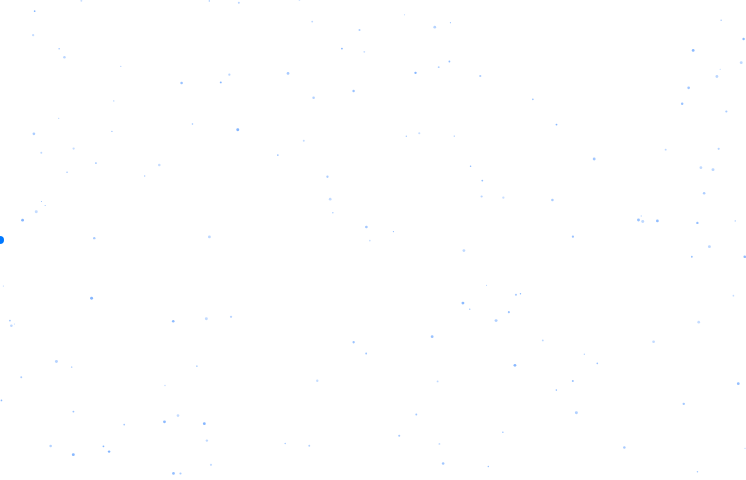
Frame 1 (no input)
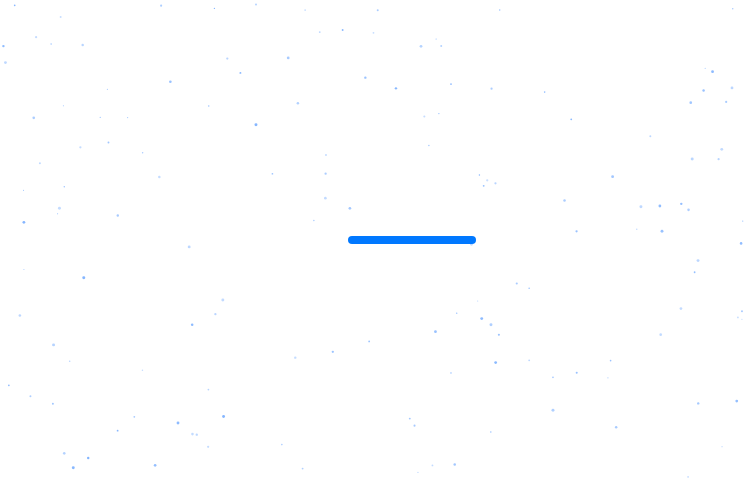
Frame 60 (no input)
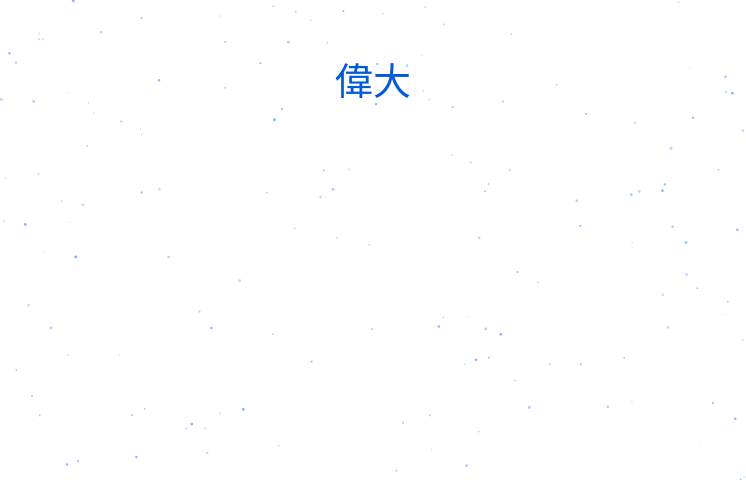
Frame 120 (the mouse pressed at the canvas centre since frame 60)

The p5.js sketch that drew these frames (run headless with seeded random() and noise() and a simulated clock; from frame 60 on, the mouse is pressed at the canvas centre):

// p5.js sketch
// ── sketch.js
const W = 746;
const H = 480;

let lightX = -120;
let scene = 0;
let ringAngle = 0;
let logoScale = 0;
let footerAlpha = 0;

const slogan = "偉大なる平凡人たれ";
let textCount = 0;

let particles = [];

function setup(){

  createCanvas(W,H);

  textAlign(CENTER,CENTER);

  angleMode(DEGREES);

  frameRate(60);

  for(let i=0;i<150;i++){

    particles.push({

      x:random(width),
      y:random(height),

      dx:random(-0.4,0.4),
      dy:random(-0.4,0.4),

      a:random(80,180),
      s:random(1,3)

    });

  }

}

function draw(){

  background(255);

  drawParticles();

  if(scene==0){

    stroke(0,120,255);
    strokeWeight(8);

    line(lightX,height/2,
         lightX+120,height/2);

    lightX+=8;

    if(lightX>width){

      scene=1;

    }

  }

  if(scene>=1){

    if(frameCount%10==0 &&
       textCount<slogan.length){

      textCount++;

    }

    noStroke();

    fill(0,90,220);

    textSize(38);

    text(slogan.substring(0,textCount), width/2, 85);

    if(textCount==slogan.length){

      scene=2;

    }

  }

  if(scene>=2){

    push();

translate(width/2,300);

rotate(ringAngle);

noFill();

stroke(130,28,33);
strokeWeight(8);

ellipse(0,0,280);

rotate(-ringAngle*1.5);

strokeWeight(5);
ellipse(0,0,210);

pop();

    ringAngle+=1.5;

    if(logoScale<120){

      logoScale+=2;

    }

    drawLogo(

      width/2,

      280,

      logoScale+sin(frameCount*4)*3

    );

    if(logoScale>=120){

      footerAlpha=min(

        footerAlpha+3,

        255

      );

    }

  }

  fill(50,footerAlpha);

  noStroke();

  textSize(20);

  text("OSAKA SANGYO UNIVERSITY", width/2, 450);

text("Since 1929", width/2, 472);

}

function drawParticles(){

  noStroke();

  for(let p of particles){

    fill(80,150,255,p.a);

    circle(

      p.x,

      p.y,

      p.s

    );

    p.x+=p.dx;

    p.y+=p.dy;

    if(p.x<0)p.x=width;

    if(p.x>width)p.x=0;

    if(p.y<0)p.y=height;

    if(p.y>height)p.y=0;

  }

}

//===============================
// 自分でロゴを描く
//===============================
function drawLogo(x, y, s){

  push();

  translate(x, y);

  // 拡大・縮小
  scale(s / 300.0);

  //------------------------
  // 上の丸
  //------------------------

  noStroke();

  fill(130,28,33);
  circle(-55,-125,60);

  fill(18,51,89);
  circle(10,-70,60);

  fill(0,84,145);
  circle(-55,-50,35);

  //------------------------
  // 赤い線
  //------------------------

  strokeWeight(12);
  stroke(130,28,33);

  line(-95,35,-15,-5);
  line(-15,-5,65,35);
  line(65,35,-15,75);
  line(-15,75,-95,35);

  //------------------------
  // 青い部分
  //------------------------

  stroke(18,51,89);

  line(-95,55,-20,92);
  line(-95,55,-20,155);
  line(-20,155,-95,118);

  stroke(0,84,145);

  line(-5,155,-5,92);
  line(-5,155,65,118);
  line(65,118,65,55);

  //------------------------
  // 中央の赤丸
  //------------------------

  noStroke();

  fill(130,28,33);

  circle(0,20,30);

  pop();

}
